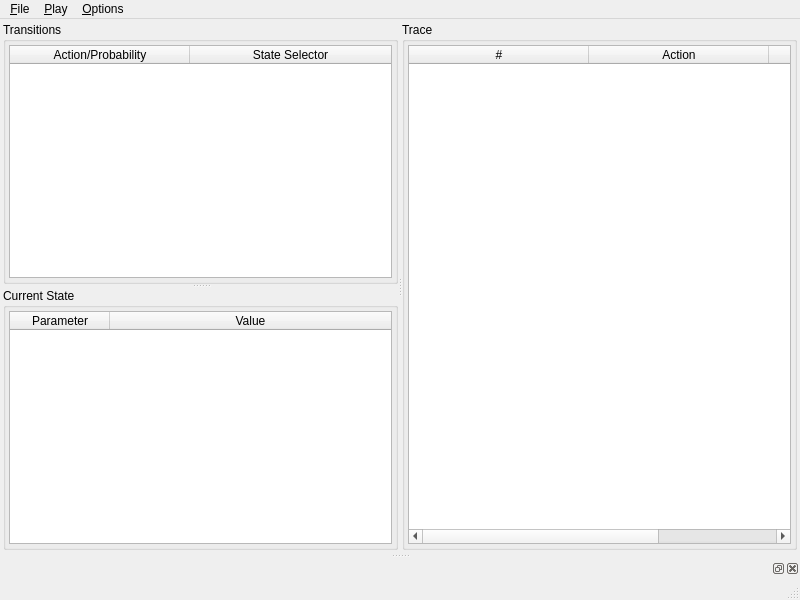
<?xml version="1.0" encoding="UTF-8"?>
<ui version="4.0">
 <class>MainWindow</class>
 <widget class="QMainWindow" name="MainWindow">
  <property name="geometry">
   <rect>
    <x>0</x>
    <y>0</y>
    <width>800</width>
    <height>600</height>
   </rect>
  </property>
  <property name="windowTitle">
   <string>LpsXSim</string>
  </property>
  <property name="windowIcon">
   <iconset resource="lpsxsim.qrc">
    <normaloff>:/lpsxsim/icons/lpsxsim.ico</normaloff>:/lpsxsim/icons/lpsxsim.ico</iconset>
  </property>
  <widget class="QWidget" name="centralwidget">
   <layout class="QHBoxLayout" name="horizontalLayout_4">
    <property name="margin">
     <number>3</number>
    </property>
    <item>
     <widget class="QSplitter" name="splitter_2">
      <property name="orientation">
       <enum>Qt::Horizontal</enum>
      </property>
      <widget class="QSplitter" name="splitter">
       <property name="orientation">
        <enum>Qt::Vertical</enum>
       </property>
       <widget class="QGroupBox" name="transitionGroup">
        <property name="title">
         <string>Transitions</string>
        </property>
        <layout class="QHBoxLayout" name="horizontalLayout_2">
         <property name="margin">
          <number>3</number>
         </property>
         <item>
          <widget class="QTableWidget" name="transitionTable">
           <property name="tabKeyNavigation">
            <bool>false</bool>
           </property>
           <property name="selectionMode">
            <enum>QAbstractItemView::SingleSelection</enum>
           </property>
           <property name="selectionBehavior">
            <enum>QAbstractItemView::SelectRows</enum>
           </property>
           <property name="wordWrap">
            <bool>false</bool>
           </property>
           <attribute name="horizontalHeaderDefaultSectionSize">
            <number>180</number>
           </attribute>
           <attribute name="horizontalHeaderStretchLastSection">
            <bool>true</bool>
           </attribute>
           <attribute name="verticalHeaderVisible">
            <bool>false</bool>
           </attribute>
           <column>
            <property name="text">
             <string>Action/Probability</string>
            </property>
           </column>
           <column>
            <property name="text">
             <string>State Selector</string>
            </property>
           </column>
          </widget>
         </item>
        </layout>
       </widget>
       <widget class="QGroupBox" name="stateGroup">
        <property name="title">
         <string>Current State</string>
        </property>
        <layout class="QHBoxLayout" name="horizontalLayout">
         <property name="margin">
          <number>3</number>
         </property>
         <item>
          <widget class="QTableWidget" name="stateTable">
           <property name="tabKeyNavigation">
            <bool>false</bool>
           </property>
           <property name="selectionMode">
            <enum>QAbstractItemView::NoSelection</enum>
           </property>
           <property name="wordWrap">
            <bool>false</bool>
           </property>
           <attribute name="horizontalHeaderStretchLastSection">
            <bool>true</bool>
           </attribute>
           <attribute name="verticalHeaderVisible">
            <bool>false</bool>
           </attribute>
           <column>
            <property name="text">
             <string>Parameter</string>
            </property>
           </column>
           <column>
            <property name="text">
             <string>Value</string>
            </property>
           </column>
          </widget>
         </item>
        </layout>
       </widget>
      </widget>
      <widget class="QGroupBox" name="traceGroup">
       <property name="title">
        <string>Trace</string>
       </property>
       <layout class="QHBoxLayout" name="horizontalLayout_3">
        <property name="margin">
         <number>3</number>
        </property>
        <item>
         <widget class="QTableWidget" name="traceTable">
          <property name="tabKeyNavigation">
           <bool>false</bool>
          </property>
          <property name="selectionMode">
           <enum>QAbstractItemView::SingleSelection</enum>
          </property>
          <property name="selectionBehavior">
           <enum>QAbstractItemView::SelectRows</enum>
          </property>
          <property name="wordWrap">
           <bool>false</bool>
          </property>
          <attribute name="horizontalHeaderDefaultSectionSize">
           <number>180</number>
          </attribute>
          <attribute name="horizontalHeaderStretchLastSection">
           <bool>true</bool>
          </attribute>
          <attribute name="verticalHeaderVisible">
           <bool>false</bool>
          </attribute>
          <column>
           <property name="text">
            <string>  #  </string>
           </property>
          </column>
          <column>
           <property name="text">
            <string>Action</string>
           </property>
          </column>
          <column>
           <property name="text">
            <string>State Change</string>
           </property>
          </column>
         </widget>
        </item>
       </layout>
      </widget>
     </widget>
    </item>
   </layout>
  </widget>
  <widget class="QMenuBar" name="menubar">
   <property name="geometry">
    <rect>
     <x>0</x>
     <y>0</y>
     <width>800</width>
     <height>25</height>
    </rect>
   </property>
   <widget class="QMenu" name="menuFile">
    <property name="title">
     <string>&amp;File</string>
    </property>
    <addaction name="actionOpen"/>
    <addaction name="separator"/>
    <addaction name="actionLoadTrace"/>
    <addaction name="actionSaveTrace"/>
    <addaction name="separator"/>
    <addaction name="actionQuit"/>
   </widget>
   <widget class="QMenu" name="menuPlay">
    <property name="title">
     <string>&amp;Play</string>
    </property>
    <addaction name="actionUndo_last"/>
    <addaction name="separator"/>
    <addaction name="actionPlayTrace"/>
    <addaction name="actionRandomPlay"/>
    <addaction name="actionStop"/>
    <addaction name="separator"/>
    <addaction name="actionSetPlayDelay"/>
   </widget>
   <widget class="QMenu" name="menuOptions">
    <property name="title">
     <string>&amp;Options</string>
    </property>
    <addaction name="actionAutoSelectProbability"/>
    <addaction name="actionShowDontCaresInStateChanges"/>
    <addaction name="separator"/>
    <addaction name="actionOutput"/>
   </widget>
   <addaction name="menuFile"/>
   <addaction name="menuPlay"/>
   <addaction name="menuOptions"/>
  </widget>
  <widget class="QStatusBar" name="statusBar"/>
  <widget class="QDockWidget" name="dockWidget">
   <attribute name="dockWidgetArea">
    <number>8</number>
   </attribute>
   <widget class="mcrl2::gui::qt::LogWidget" name="dockWidgetContents"/>
  </widget>
  <action name="actionPlayTrace">
   <property name="text">
    <string>Play &amp;Trace</string>
   </property>
  </action>
  <action name="actionRandomPlay">
   <property name="text">
    <string>&amp;Random Play</string>
   </property>
  </action>
  <action name="actionStop">
   <property name="text">
    <string>&amp;Stop</string>
   </property>
   <property name="shortcut">
    <string>Esc</string>
   </property>
  </action>
  <action name="actionAutoSelectProbability">
   <property name="checkable">
    <bool>true</bool>
   </property>
   <property name="text">
    <string>Enable &amp;Autoselect Probability</string>
   </property>
  </action>
  <action name="actionOpen">
   <property name="text">
    <string>&amp;Open...</string>
   </property>
   <property name="shortcut">
    <string>Ctrl+O</string>
   </property>
  </action>
  <action name="actionLoadTrace">
   <property name="text">
    <string>&amp;Load Trace...</string>
   </property>
   <property name="shortcut">
    <string>Ctrl+L</string>
   </property>
  </action>
  <action name="actionSaveTrace">
   <property name="text">
    <string>&amp;Save Trace...</string>
   </property>
   <property name="shortcut">
    <string>Ctrl+S</string>
   </property>
  </action>
  <action name="actionQuit">
   <property name="text">
    <string>&amp;Quit</string>
   </property>
   <property name="shortcut">
    <string>Ctrl+Q</string>
   </property>
  </action>
  <action name="actionShowDontCaresInStateChanges">
   <property name="checkable">
    <bool>true</bool>
   </property>
   <property name="text">
    <string>Show &amp;Don't Cares in State Changes</string>
   </property>
  </action>
  <action name="actionSetPlayDelay">
   <property name="text">
    <string>Set Play &amp;Delay...</string>
   </property>
  </action>
  <action name="action_Fit_to_Current_State">
   <property name="text">
    <string>&amp;Fit to Current State</string>
   </property>
   <property name="shortcut">
    <string>Ctrl+F</string>
   </property>
  </action>
  <action name="actionContents">
   <property name="text">
    <string>&amp;Contents</string>
   </property>
   <property name="shortcut">
    <string>F1</string>
   </property>
  </action>
  <action name="actionAbout">
   <property name="text">
    <string>&amp;About</string>
   </property>
  </action>
  <action name="actionOutput">
   <property name="checkable">
    <bool>true</bool>
   </property>
   <property name="text">
    <string>Show mCRL2 Output</string>
   </property>
  </action>
  <action name="actionUndo_last">
   <property name="enabled">
    <bool>false</bool>
   </property>
   <property name="text">
    <string>Undo last</string>
   </property>
   <property name="shortcut">
    <string>Backspace</string>
   </property>
  </action>
 </widget>
 <customwidgets>
  <customwidget>
   <class>mcrl2::gui::qt::LogWidget</class>
   <extends>QWidget</extends>
   <header>mcrl2/gui/logwidget.h</header>
   <container>1</container>
  </customwidget>
 </customwidgets>
 <resources>
  <include location="lpsxsim.qrc"/>
 </resources>
 <connections>
  <connection>
   <sender>actionUndo_last</sender>
   <signal>triggered()</signal>
   <receiver>MainWindow</receiver>
   <slot>undoLast()</slot>
   <hints>
    <hint type="sourcelabel">
     <x>-1</x>
     <y>-1</y>
    </hint>
    <hint type="destinationlabel">
     <x>399</x>
     <y>299</y>
    </hint>
   </hints>
  </connection>
 </connections>
 <slots>
  <slot>undoLast()</slot>
 </slots>
</ui>
